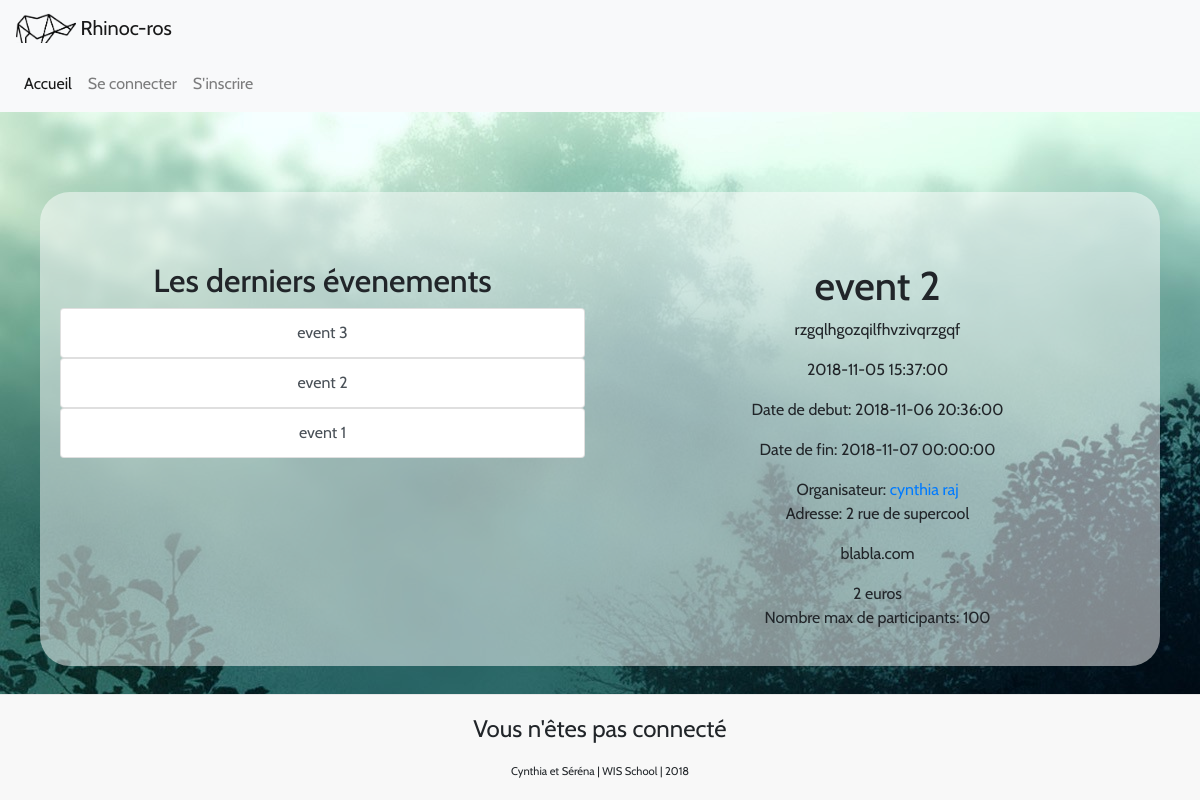
Page /info.php?id=2 on the committed database.
### tables this page shows
CREATE TABLE IF NOT EXISTS `events` (
  `id` int(11) NOT NULL AUTO_INCREMENT,
  `title` varchar(100) NOT NULL,
  `description` text NOT NULL,
  `date_start` datetime NOT NULL,
  `date_end` datetime NOT NULL,
  `idcreator` int(11) NOT NULL,
  `adress` text NOT NULL,
  `url` varchar(200) DEFAULT NULL,
  `date_created` datetime NOT NULL,
  `price` int(11) NOT NULL,
  `participant_number` int(11) NOT NULL,
  PRIMARY KEY (`id`)
);

CREATE TABLE IF NOT EXISTS `members` (
  `id` int(11) NOT NULL AUTO_INCREMENT,
  `first_name` varchar(100) NOT NULL,
  `last_name` varchar(100) NOT NULL,
  `email` varchar(250) NOT NULL,
  `password` varchar(250) NOT NULL,
  `date_created` datetime NOT NULL,
  PRIMARY KEY (`id`)
);

### php/get_events.php (called while the page is built)
<?php
  $sql="SELECT *
        FROM events
        ORDER BY date_created DESC";
  $stmt = $conn->prepare($sql);
  $stmt->execute();
  $events = $stmt->fetchAll();
?>

### php/get_eventinfo.php (called while the page is built)
<?php
  $id = $_GET['id'];
  $sql = "SELECT *
          FROM events
          WHERE id=:id";
  $stmt = $conn->prepare($sql);
  $stmt->bindValue(":id", $id);
  $stmt->execute();
  $eventinfo = $stmt->fetch();
  ?>

### php/get_user.php (called while the page is built)
<?php
  $getIdCreator = $eventinfo["idcreator"];
  $sql = "SELECT *
          FROM members
          WHERE members.id = :getIdCreator";
  $stmt = $conn->prepare($sql);
  $stmt->bindValue(":getIdCreator",   $getIdCreator);
  $stmt->execute();
  $resultIdCreator = $stmt->fetch();
?>

### info.php (the view, shortened to what this page needs)
<?php
  include ("php/db.php");
?>
<?php include("php/get_events.php");?>
<?php include("php/get_eventinfo.php");?>
<?php include("php/get_user.php");?>
<?php include("layouts/header.php");?>
<main class="fond_blur">
<div class="row">
  <div class="col-sm-12 col-md-6">
    <h2>Les derniers évenements</h2>
    <?php
    foreach ($events as $event) {
      ?>
      <div class="list-group">
          <a  class='list-group-item list-group-item-action' href="info.php?id=<?php echo $event['id'] ?>">
            <?php echo $event['title'] ?>
          </a>
      </div>
    <?php } ?>
  </div>
    <div class="col-sm-12 col-md-6">
    <h1><?php echo $eventinfo["title"] ?></h1>
    <p><?php echo $eventinfo["description"]?></p>
    <p><?php echo $eventinfo["date_created"]?></p>
    <p><?php echo ("Date de debut: ") . $eventinfo["date_start"]?></p>
    <p><?php echo ("Date de fin: ") . $eventinfo["date_end"]?></p>
    <?php echo ("Organisateur: ")?>
      <a href="profil.php?iduser=<?php echo $eventinfo['idcreator'] ?>">
        <?php echo $resultIdCreator["first_name"] . ("&nbsp") . $resultIdCreator["last_name"] ?>
      </a>
    <p><?php echo ("Adresse: ") . $eventinfo["adress"]?></p>
    <p><?php echo $eventinfo["url"]?></p>
    <div><?php echo $eventinfo["price"]?> euros </div>
    <p> <?php echo  ("Nombre max de participants: ") . $eventinfo["participant_number"]?></p>
  </div>
</div>
</main>
<?php include("layouts/footer.php");?>

### css/style.css (style rules this page uses)
html { min-height: 100%; }
body { background-image: url(fond1.jpg); font-family: 'Cabin', sans-serif; display : table; width: 100%; }
.fond_blur { margin-top: 80px; background-color: #FFFFFF80; padding: 20px; border-radius: 30px; text-align: center; margin-left: 40px; margin-right: 40px; }
.row { margin-top: 50px; }

### rows in the picture
events: title "event 3"
events: title "event 2", description "rzgqlhgozqilfhvzivqrzgqf", date_created "2018-11-05 15:37:00", date_start "2018-11-06 20:36:00", date_end "2018-11-07 00:00:00", adress "2 rue de supercool", url "blabla.com", price "2", participant_number "100"
events: title "event 1"
members: first_name "cynthia", last_name "raj"
